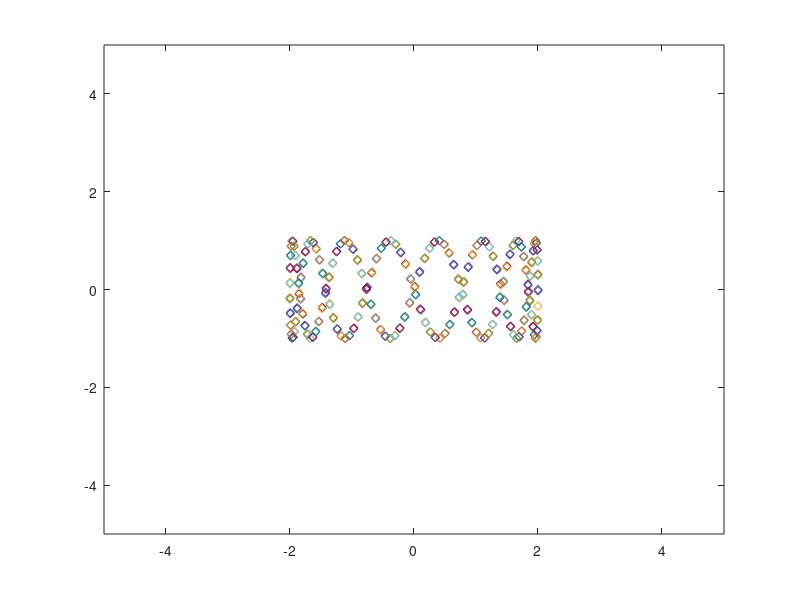

Recreate this plot in MATLAB.
for t=0:0.04:12.5;
    x=2*cos(t);
    y=sin(8*t);
    axis ([-5 5 -5 5]);
    plot(x,y,'d');
    pause(0.08);
    hold on;
end
%vuong_mien_elizabeth